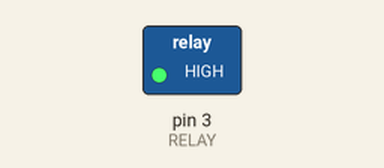
Recording of a sketch running on a simulated Arduino Uno, built with avr-gcc and run on an emulated ATmega328P. On the bench: switched loads named in the sketch (green lamp = pin HIGH).

Above: at 0.05 s.
Timing chart, 0 to 5.8 s (numbered marks = the images above):
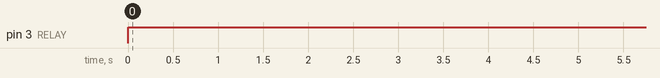

Measured:
- by itself, pin 3 (RELAY): LOW → HIGH at 0.00 s

The sketch:

relay_check.ino
```cpp
#define BUTTON 2 // the number of the pushbutton pin
#define RELAY 3 // the number of the relay pin

// variables will change:
int buttonState = 0; // variable for reading the pushbutton status

void setup() {
 // initialize the LED pin as an output:
 pinMode(RELAY, OUTPUT);
 // initialize the pushbutton pin as an input:
 //pinMode(BUTTON, INPUT_PULLUP);
}

void loop() {
 // read the state of the pushbutton value:
 //buttonState = digitalRead(BUTTON);

 digitalWrite(RELAY, HIGH);
 delay(5000);
 digitalWrite(RELAY, LOW);

}
```
